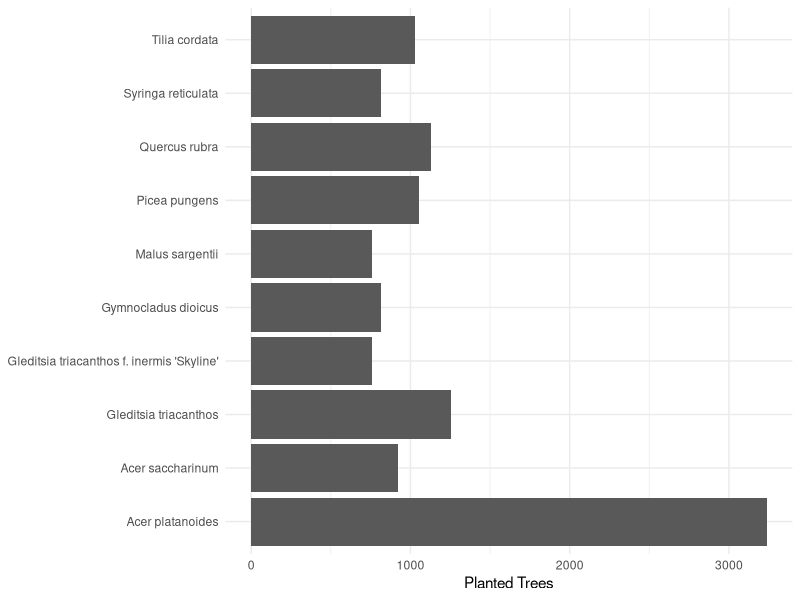
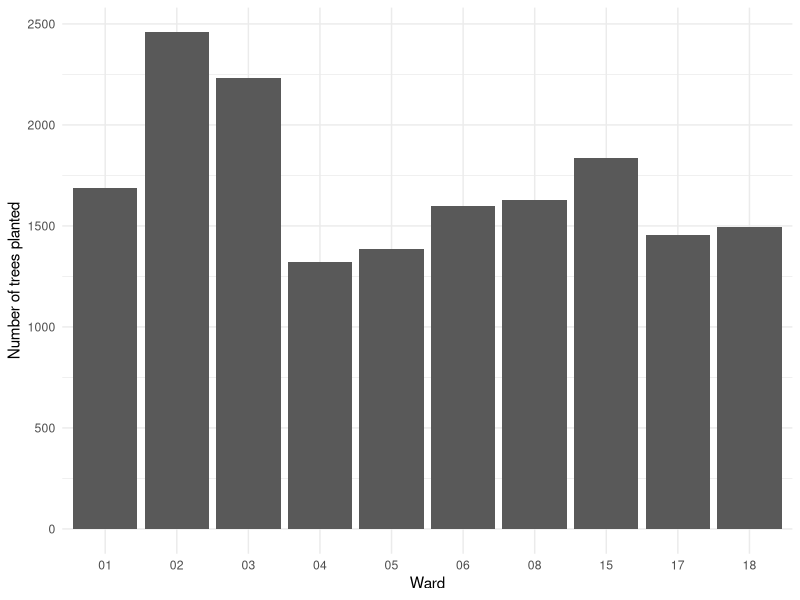
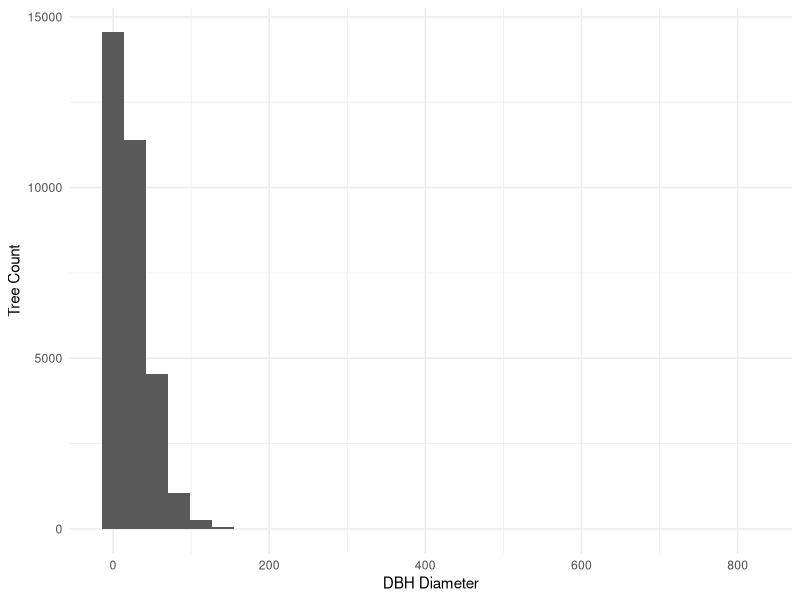

The R script that drew these images, in order:
#### Preamble ####
# Purpose: Replicated graphs from paper.qmd
# Author: Veyasan Ragulan
# Date: 20 September 2024
# Contact: veyasan.ragulan@mail.utoronto.ca
# License: MIT
# Pre-requisites: None
# Any other information needed? None


#### Workspace setup ####
library(tidyverse)

#### Load data ####
analysis_data <- read_csv(here::here("data/analysis_data/analysis_data.csv"))

### Replicate figures ###

# Figure 1: Street tree count of 10 most popoulus tree species in Toronto up to September 2024
top_species_count <- analysis_data %>%
  count(botanical_name, sort = TRUE) %>%
  head(10)

top_species_count |> 
  ggplot(aes(y = botanical_name, x = n)) +
  geom_col() +
  theme_minimal() +
  labs(x = "Planted Trees",
       y = NULL)

# Figure 2: Street tree count by Toronto wards up to September 2024
ward_count <- analysis_data %>%
  count(ward, sort = TRUE) %>%
  head(10)

ward_count |> 
  ggplot(aes(x = ward, y = n)) +
  geom_col() +
  theme_minimal() +
  labs(x = "Ward",
       y = "Number of trees planted")

# Figure 3: Distribution of Distance-at-Breast-Height diameter of all trees in Toronto up to September 2024
analysis_data |> 
  ggplot(mapping = aes(x = dbh_trunk)) +
  geom_histogram() +
  theme_minimal() +
  labs(x = "DBH Diameter",
       y = "Tree Count")


